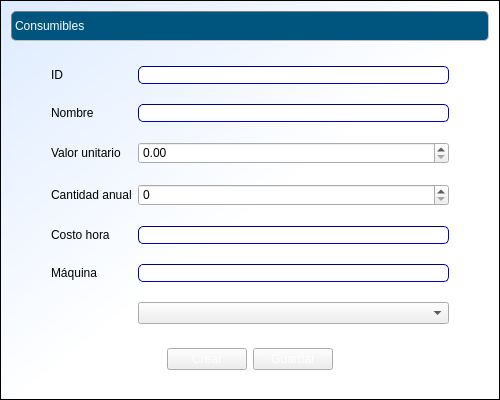
<?xml version="1.0" encoding="UTF-8"?>
<ui version="4.0">
 <class>formularioConsumibles</class>
 <widget class="QWidget" name="formularioConsumibles">
  <property name="geometry">
   <rect>
    <x>0</x>
    <y>0</y>
    <width>500</width>
    <height>400</height>
   </rect>
  </property>
  <property name="windowTitle">
   <string>formularioConsumibles</string>
  </property>
  <property name="styleSheet">
   <string notr="true">QWidget#formularioConsumibles{
background:qlineargradient(spread:pad, x1:0, y1:0, x2:1, y2:1, stop:0 rgba(221, 235, 255, 255), stop:0.522727 rgba(255, 255, 255, 255));
border: 1px solid black;
}
.QFrame {
 border: 1px inset gray;
 border-radius: 5px;
 background:  transparent;
}
QLabel#label {/*titulos de pág*/
border: 1px inset gray;
 border-radius: 5px;
font: bold 12pt &quot;Calibri&quot;;
background:rgb(0, 85, 127);
color:white;
qproperty-alignment: AlignCenter
}
QLabel#label_11 {/*foto*/
border: 1px inset gray;
qproperty-alignment: AlignCenter
}
QLabel{
border: 0px;
font: 11pt &quot;Arial&quot;;
background: transparent;
}
.QPushButton {
background: qlineargradient(
  x1:0, y1:0, x2:0, y2:1,
  stop:0 #68778e,
  stop: 0.4 #5c637d
  stop: 0.5 #717990,
  stop:1 #bec1d2
 );
 color: white;
}
QLineEdit {
     border: 1px inset darkblue;
     border-radius: 5px;
     background:white;
     selection-background-color: darkgray;
 }</string>
  </property>
  <layout class="QVBoxLayout" name="verticalLayout">
   <item>
    <widget class="QLabel" name="label">
     <property name="minimumSize">
      <size>
       <width>0</width>
       <height>30</height>
      </size>
     </property>
     <property name="text">
      <string>Consumibles</string>
     </property>
    </widget>
   </item>
   <item>
    <spacer name="verticalSpacer">
     <property name="orientation">
      <enum>Qt::Vertical</enum>
     </property>
     <property name="sizeHint" stdset="0">
      <size>
       <width>20</width>
       <height>8</height>
      </size>
     </property>
    </spacer>
   </item>
   <item>
    <layout class="QHBoxLayout" name="horizontalLayout_3">
     <item>
      <spacer name="horizontalSpacer">
       <property name="orientation">
        <enum>Qt::Horizontal</enum>
       </property>
       <property name="sizeType">
        <enum>QSizePolicy::Maximum</enum>
       </property>
       <property name="sizeHint" stdset="0">
        <size>
         <width>40</width>
         <height>20</height>
        </size>
       </property>
      </spacer>
     </item>
     <item>
      <layout class="QFormLayout" name="formLayout">
       <property name="verticalSpacing">
        <number>20</number>
       </property>
       <item row="0" column="0">
        <widget class="QLabel" name="label_2">
         <property name="text">
          <string>ID</string>
         </property>
        </widget>
       </item>
       <item row="1" column="0">
        <widget class="QLabel" name="label_3">
         <property name="text">
          <string>Nombre</string>
         </property>
        </widget>
       </item>
       <item row="2" column="0">
        <widget class="QLabel" name="label_4">
         <property name="text">
          <string>Valor unitario</string>
         </property>
        </widget>
       </item>
       <item row="3" column="0">
        <widget class="QLabel" name="label_5">
         <property name="text">
          <string>Cantidad anual</string>
         </property>
        </widget>
       </item>
       <item row="4" column="0">
        <widget class="QLabel" name="label_6">
         <property name="text">
          <string>Costo hora</string>
         </property>
        </widget>
       </item>
       <item row="0" column="1">
        <widget class="QLineEdit" name="lineEdit">
         <property name="enabled">
          <bool>false</bool>
         </property>
         <property name="minimumSize">
          <size>
           <width>300</width>
           <height>0</height>
          </size>
         </property>
        </widget>
       </item>
       <item row="1" column="1">
        <widget class="QLineEdit" name="lineEdit_2">
         <property name="minimumSize">
          <size>
           <width>200</width>
           <height>0</height>
          </size>
         </property>
        </widget>
       </item>
       <item row="2" column="1">
        <widget class="QDoubleSpinBox" name="doubleSpinBox">
         <property name="maximum">
          <double>999999999.990000009536743</double>
         </property>
        </widget>
       </item>
       <item row="3" column="1">
        <widget class="QSpinBox" name="spinBox">
         <property name="maximum">
          <number>999999999</number>
         </property>
        </widget>
       </item>
       <item row="4" column="1">
        <widget class="QLineEdit" name="lineEdit_3">
         <property name="enabled">
          <bool>false</bool>
         </property>
        </widget>
       </item>
       <item row="5" column="0">
        <widget class="QLabel" name="label_7">
         <property name="text">
          <string>Máquina</string>
         </property>
        </widget>
       </item>
       <item row="5" column="1">
        <widget class="QLineEdit" name="lineEdit_4">
         <property name="enabled">
          <bool>false</bool>
         </property>
        </widget>
       </item>
       <item row="6" column="1">
        <widget class="QComboBox" name="comboBox"/>
       </item>
      </layout>
     </item>
     <item>
      <spacer name="horizontalSpacer_2">
       <property name="orientation">
        <enum>Qt::Horizontal</enum>
       </property>
       <property name="sizeType">
        <enum>QSizePolicy::Maximum</enum>
       </property>
       <property name="sizeHint" stdset="0">
        <size>
         <width>40</width>
         <height>20</height>
        </size>
       </property>
      </spacer>
     </item>
    </layout>
   </item>
   <item>
    <spacer name="verticalSpacer_2">
     <property name="orientation">
      <enum>Qt::Vertical</enum>
     </property>
     <property name="sizeHint" stdset="0">
      <size>
       <width>20</width>
       <height>14</height>
      </size>
     </property>
    </spacer>
   </item>
   <item>
    <layout class="QHBoxLayout" name="horizontalLayout_2">
     <item>
      <spacer name="horizontalSpacer_3">
       <property name="orientation">
        <enum>Qt::Horizontal</enum>
       </property>
       <property name="sizeHint" stdset="0">
        <size>
         <width>40</width>
         <height>20</height>
        </size>
       </property>
      </spacer>
     </item>
     <item>
      <layout class="QHBoxLayout" name="horizontalLayout">
       <item>
        <widget class="QPushButton" name="pushButton">
         <property name="text">
          <string>Crear</string>
         </property>
        </widget>
       </item>
       <item>
        <widget class="QPushButton" name="pushButton_2">
         <property name="text">
          <string>Guardar</string>
         </property>
        </widget>
       </item>
      </layout>
     </item>
     <item>
      <spacer name="horizontalSpacer_4">
       <property name="orientation">
        <enum>Qt::Horizontal</enum>
       </property>
       <property name="sizeHint" stdset="0">
        <size>
         <width>40</width>
         <height>20</height>
        </size>
       </property>
      </spacer>
     </item>
    </layout>
   </item>
   <item>
    <spacer name="verticalSpacer_3">
     <property name="orientation">
      <enum>Qt::Vertical</enum>
     </property>
     <property name="sizeHint" stdset="0">
      <size>
       <width>20</width>
       <height>8</height>
      </size>
     </property>
    </spacer>
   </item>
  </layout>
 </widget>
 <layoutdefault spacing="6" margin="11"/>
 <resources/>
 <connections/>
</ui>
